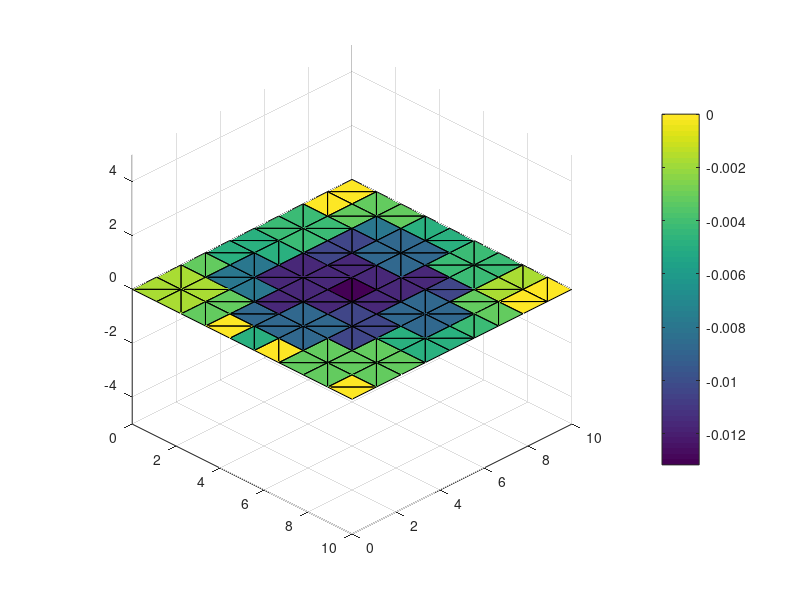

Reproduce this figure in MATLAB.
% =============================================================================
%  PLACA CUADRADA EMPOTRADA EN BORDES CON CARGA UNIFORME
% =============================================================================
%
%  Benchmark portado de awatif-v2:
%     C:\Users\j-b-j\Documents\awatif-v2\awatif-fem\src\deform.test.ts
%     test("Plate: Rectangular pin-supported plate with uniform load")
%
%  Este script es MATLAB 100% portable:
%     - Corre en MATLAB nativo  -> muestra figuras con colormap jet (SAP2000-style)
%     - Corre en Hekatan Octave    -> HTML con Three.js rainbow (mismo look)
%     - Corre en Octave         -> figuras con colormap jet
%
%  Geometria:    placa cuadrada 10x10 m, espesor 0.15 m
%  Material:     E=10 GPa, nu=0.25, isotropica
%  Carga:        p0 = -1000 N/m2 (uniforme transversal)
%  Apoyos:       fijos en los 4 bordes
%  Deflexion:    max ~= 12.69 mm (FEM awatif)
%                       13.541 mm (solucion analitica Timoshenko exacta)
% =============================================================================

%% Parametros del problema
a  = 10.0    % longitud en x [m]
b  = 10.0    % longitud en y [m]
h  = 0.15    % espesor [m]
p0 = -1000   % carga distribuida [N/m2]
E  = 1.0e10  % modulo elastico [Pa]
nu = 0.25    % coeficiente de Poisson

%% Generacion del mesh - grid regular 10x10 (100 nodos)
nPts = 100;
x = zeros(1, nPts);
y = zeros(1, nPts);
for k = 1:nPts
    i = mod(k - 1, 10);
    j = (k - i - 1) / 10;
    x(k) = i * a / 9;
    y(k) = j * b / 9;
end

%% Triangulacion Delaunay automatica (~162 triangulos)
tri = delaunay(x, y);

%% Solucion analitica de Timoshenko - serie de Fourier completa
% w(x, y) = (16*p0 / pi6*D) * Sum_{m,n impares} sin(mpix/a)*sin(npiy/b) / [m*n*(m2/a2 + n2/b2)2]
%
% Sumamos m, n in {1, 3, 5, 7} (4x4 = 16 terminos) - converge rapido a la
% solucion exacta Timoshenko 13.541 mm.
D = E * h^3 / (12 * (1 - nu^2))

w = zeros(1, nPts);
for k = 1:nPts
    s = 0;
    for m = 1:2:7
        for n = 1:2:7
            num = sin(m*pi*x(k)/a) * sin(n*pi*y(k)/b);
            den = m * n * (m^2/a^2 + n^2/b^2)^2;
            s = s + num / den;
        end;
    end;
    w(k) = 16 * p0 / (pi^6 * D) * s;
end;

%% Deflexion maxima en milimetros
w_max_mm = abs(min(w)) * 1000

%% Visualizacion 2D - mesh wireframe
% triplot(tri, x, y);

%% Visualizacion 3D - superficie deformada
trisurf(tri, x, y, w);
colorbar();                 % barra de color con valores Min/Max
view(45, 30);               % vista oblicua orbital
axis('equal');              % escalas iguales en X, Y, Z
